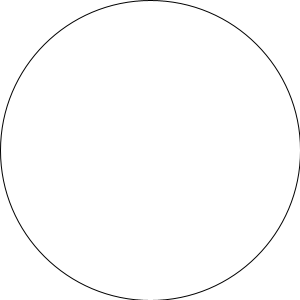
Frame 1 (no input)
Frame 60 (the mouse pressed at the canvas centre just before this capture): blank canvas, image omitted
Frame 120 (the mouse held since frame 60 and released just before this capture): blank canvas, image omitted

The Processing sketch that drew this single still picture (run headless with seeded random() and noise(); from frame 60 on, the mouse is pressed at the canvas centre):

// Processing sketch: nubrero_uno_cirkle_checkpoint
// ── nubrero_uno_cirkle_checkpoint.pde

int s;  
  


void setup () {

 size(300,300);
 s = 0;
}



void draw() {
  background(255);
   s = s + 300;
  
 circle(150,150,s); 
  if (s>600){
    s = 0;
  }
  
  
  
}
